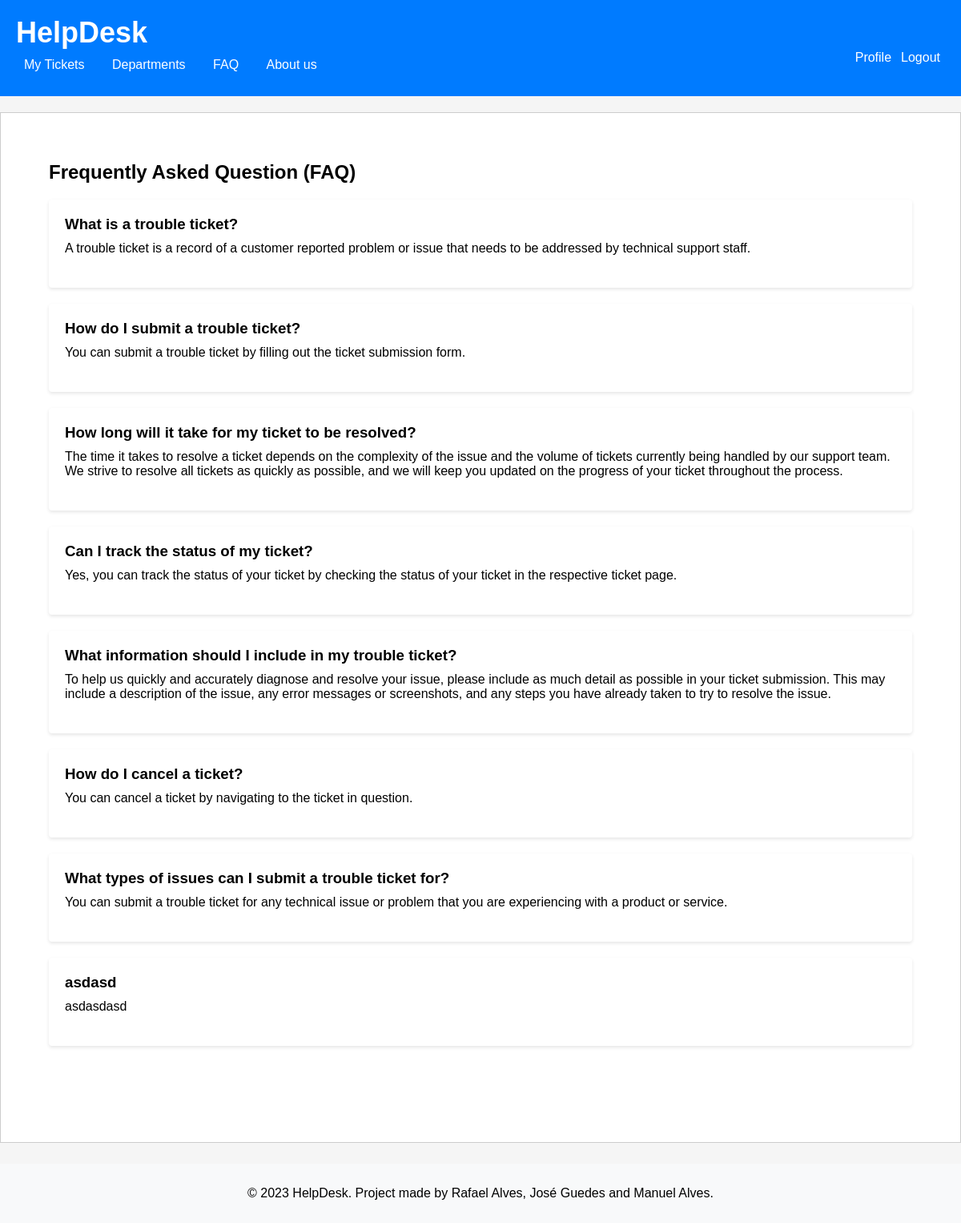
/pages/faq.php, run on the app's committed database.
### tables this page shows
CREATE TABLE Faq (
    id INTEGER PRIMARY KEY AUTOINCREMENT,
    title varchar(255) NOT NULL UNIQUE,
    description text NOT NULL
);

### database/faq.class.php (called while the page is built, shortened)
<?php
  class Faq {
    static function getAll(PDO $db){
      $stmt = $db->prepare('
        SELECT id, title, description
        FROM Faq
        ORDER by id asc
      ');
      $stmt->execute();
      $row = $stmt->fetchAll(PDO::FETCH_ASSOC);
      return $row;
    }
  }
?>

### actions/getAll_faqs.php (called while the page is built, shortened)
<?php
require_once(__DIR__ . '/../database/connection.db.php');
require_once(__DIR__ . '/../database/faq.class.php');
$faqs = Faq::getAll($dbh);
?>

### pages/faq.php (the view, shortened to what this page needs)
<?php
  require_once(__DIR__ . '/../templates/header.tpl.php');
  require_once(__DIR__ . '/../templates/footer.tpl.php');
?>
  <section class="tickets">
      <h2>Frequently Asked Question (FAQ)
      </h2>
      <ul>
        <?php
        require_once(__DIR__ . '/../actions/getAll_faqs.php');
        for($i = 0; $i < count($faqs); $i++) {
        ?>
        <li>
          <div class="ticket" id="<?=$faqs[$i]['id']?>">
            <h3> <?=$faqs[$i]['title']?></h3>
            <p> <?=$faqs[$i]['description']?> </p>
          </div>
        </li>
        <?php } ?>
      </ul>
    </section>

### css/common.css (style rules this page uses)
body { position: relative; margin: 0; padding: 0; font-family: Arial, sans-serif; background-color: #f5f5f5; min-height: 100%; padding-bottom: 5rem; }
.tickets { margin: 40px; }
h2 { font-size: 24px; margin: 0 0 20px; }
ul { list-style-type: none; padding: 0; margin: 0; }
.ticket { background-color: #fff; border-radius: 4px; box-shadow: 0 2px 4px rgba(0, 0, 0, 0.1); padding: 20px; margin-bottom: 20px; }
.ticket h3 { margin: 0 0 10px; }
.ticket p { margin: 0 0 20px; }

### data on the page
faq: title "What is a trouble ticket?", description "A trouble ticket is a record of a customer reported problem or issue that needs to be addressed by technical support staff."
faq: title "How do I submit a trouble ticket?", description "You can submit a trouble ticket by filling out the ticket submission form."
faq: title "How long will it take for my ticket to be resolved?", description "The time it takes to resolve a ticket depends on the complexity of the issue and the volume of tickets currently being handled by our support team. We strive to resolve all tickets as quickly as possible, and we will keep you updated on the progress of your ticket throughout the process."
faq: title "Can I track the status of my ticket?", description "Yes, you can track the status of your ticket by checking the status of your ticket in the respective ticket page."
faq: title "What information should I include in my trouble ticket?", description "To help us quickly and accurately diagnose and resolve your issue, please include as much detail as possible in your ticket submission. This may include a description of the issue, any error messages or screenshots, and any steps you have already taken to try to resolve the issue."
faq: title "How do I cancel a ticket?", description "You can cancel a ticket by navigating to the ticket in question."
faq: title "What types of issues can I submit a trouble ticket for?", description "You can submit a trouble ticket for any technical issue or problem that you are experiencing with a product or service."
faq: title "asdasd", description "asdasdasd"
